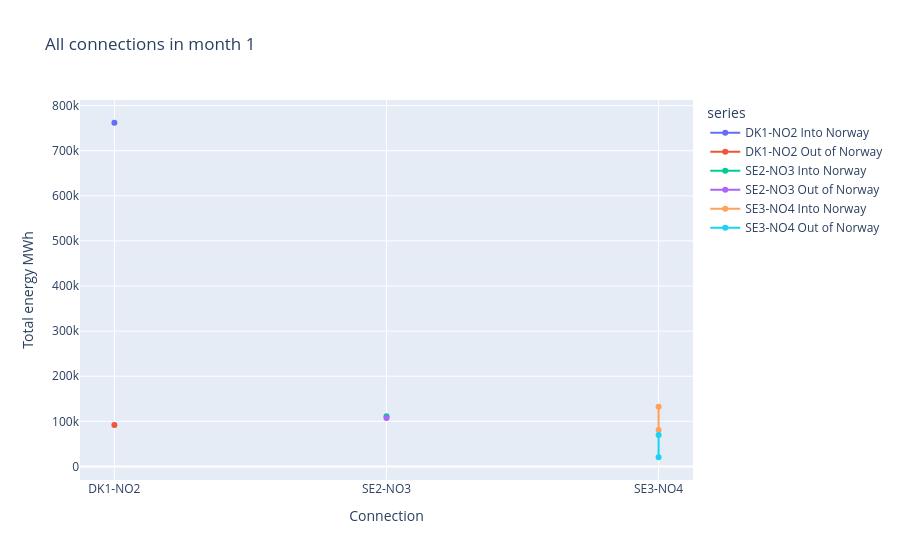

The notebook cell saved with this chart:
### Markdown cell above
## Monthly transfer line plot

The assignment also requires a line plot for the first month of a year. The plot below compares all verified connections and separates the two transfer directions.

### Code cell
# Select the first month available in the processed dataset.
first_month_number = int(monthly_flows["month"].min())
first_month = monthly_flows[monthly_flows["month"] == first_month_number].copy()

# Create a separate series for each connection and transfer direction.
first_month["series"] = first_month["connection"] + " " + first_month["direction"]

# Create a line plot for the selected month.
fig_line = px.line(
    first_month,
    x="connection",
    y="total_energy_mwh",
    color="series",
    markers=True,
    title=f"All connections in month {first_month_number}",
    labels={"total_energy_mwh": "Total energy MWh", "connection": "Connection"},
)
fig_line

### Figure 1 — Plotly figure (JSON) as saved in the notebook; plotly's stock layout.template omitted (floating-point values rounded to 4 significant figures)
{"data": [{"hovertemplate": "series=DK1-NO2 Into Norway<br>Connection=%{x}<br>Total energy MWh=%{y}<extra></extra>", "legendgroup": "DK1-NO2 Into Norway", "line": {"color": "#636efa", "dash": "solid"}, "marker": {"symbol": "circle"}, "mode": "lines+markers", "name": "DK1-NO2 Into Norway", "orientation": "v", "showlegend": true, "type": "scatter", "x": ["DK1-NO2"], "xaxis": "x", "y": [762000.0], "yaxis": "y"}, {"hovertemplate": "series=DK1-NO2 Out of Norway<br>Connection=%{x}<br>Total energy MWh=%{y}<extra></extra>", "legendgroup": "DK1-NO2 Out of Norway", "line": {"color": "#EF553B", "dash": "solid"}, "marker": {"symbol": "circle"}, "mode": "lines+markers", "name": "DK1-NO2 Out of Norway", "orientation": "v", "showlegend": true, "type": "scatter", "x": ["DK1-NO2"], "xaxis": "x", "y": [91770.0], "yaxis": "y"}, {"hovertemplate": "series=SE2-NO3 Into Norway<br>Connection=%{x}<br>Total energy MWh=%{y}<extra></extra>", "legendgroup": "SE2-NO3 Into Norway", "line": {"color": "#00cc96", "dash": "solid"}, "marker": {"symbol": "circle"}, "mode": "lines+markers", "name": "SE2-NO3 Into Norway", "orientation": "v", "showlegend": true, "type": "scatter", "x": ["SE2-NO3"], "xaxis": "x", "y": [111100.0], "yaxis": "y"}, {"hovertemplate": "series=SE2-NO3 Out of Norway<br>Connection=%{x}<br>Total energy MWh=%{y}<extra></extra>", "legendgroup": "SE2-NO3 Out of Norway", "line": {"color": "#ab63fa", "dash": "solid"}, "marker": {"symbol": "circle"}, "mode": "lines+markers", "name": "SE2-NO3 Out of Norway", "orientation": "v", "showlegend": true, "type": "scatter", "x": ["SE2-NO3"], "xaxis": "x", "y": [107300.0], "yaxis": "y"}, {"hovertemplate": "series=SE3-NO4 Into Norway<br>Connection=%{x}<br>Total energy MWh=%{y}<extra></extra>", "legendgroup": "SE3-NO4 Into Norway", "line": {"color": "#FFA15A", "dash": "solid"}, "marker": {"symbol": "circle"}, "mode": "lines+markers", "name": "SE3-NO4 Into Norway", "orientation": "v", "showlegend": true, "type": "scatter", "x": ["SE3-NO4", "SE3-NO4"], "xaxis": "x", "y": [80870.0, 132400.0], "yaxis": "y"}, {"hovertemplate": "series=SE3-NO4 Out of Norway<br>Connection=%{x}<br>Total energy MWh=%{y}<extra></extra>", "legendgroup": "SE3-NO4 Out of Norway", "line": {"color": "#19d3f3", "dash": "solid"}, "marker": {"symbol": "circle"}, "mode": "lines+markers", "name": "SE3-NO4 Out of Norway", "orientation": "v", "showlegend": true, "type": "scatter", "x": ["SE3-NO4", "SE3-NO4"], "xaxis": "x", "y": [69630.0, 20320.0], "yaxis": "y"}], "layout": {"legend": {"title": {"text": "series"}, "tracegroupgap": 0}, "title": {"text": "All connections in month 1"}, "xaxis": {"anchor": "y", "domain": [0, 1], "title": {"text": "Connection"}}, "yaxis": {"anchor": "x", "domain": [0, 1], "title": {"text": "Total energy MWh"}}}}
